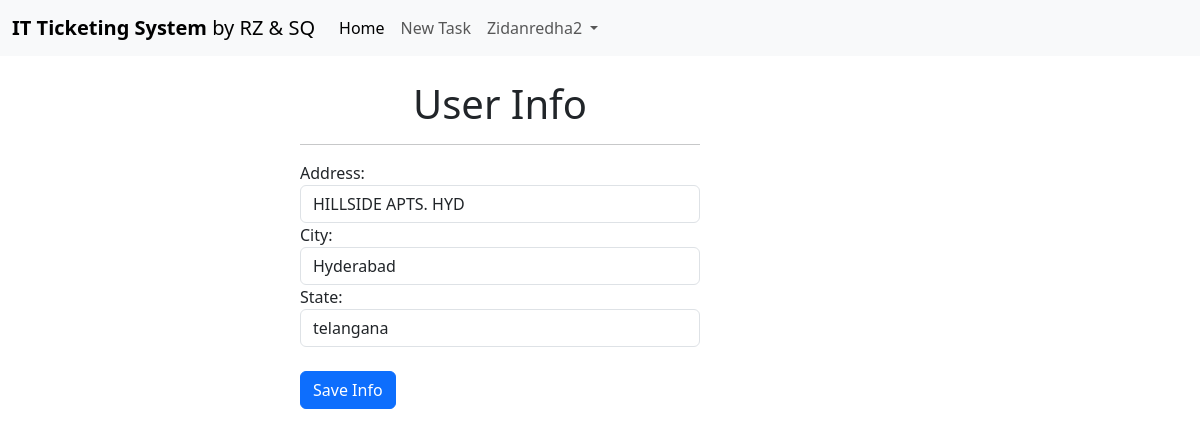
/update_profile/2 (signed in), run on the app's committed database.
### myapp/models.py (models this page shows)
class UserProfile(models.Model):
    user  = models.OneToOneField(User, on_delete=models.CASCADE, null= True)
    Address= models.CharField(max_length=100)
    City = models.CharField(max_length=100)
    State= models.CharField(max_length=100)

### myapp/views.py (the view)
# urls.py: path('update_profile/<int:pk>', views.Update_Profile, name='update_profile'),
def Update_Profile(request, pk):
    if request.user.is_authenticated:
        ProfileDatas= UserProfile.objects.get(id=pk)
        form = UserProfileForm(request.POST or None, instance=ProfileDatas)
        if form.is_valid():
            form.save()
            messages.success(request, 'Profile updated successfully')
            return redirect('profile')
        return render(request, 'Update_Profile.html', {'form': form})
    else:
        messages.success(request, 'Please login to view your profile')
        return redirect('login')

### myapp/forms.py
class UserProfileForm(forms.ModelForm):
    Address = forms.CharField(label='Address', max_length=100, widget=forms.TextInput(attrs={'class':'form-control'}))
    City = forms.CharField(label='City', max_length=100, widget=forms.TextInput(attrs={'class':'form-control'}))
    State = forms.CharField(label='State', max_length=100, widget=forms.TextInput(attrs={'class':'form-control'}))
    class Meta:
        model = UserProfile
        fields = ( 'Address','City', 'State')

### myapp/TEMPLATES/Update_Profile.html (shortened to what this page needs)
{%extends 'Base.html' %}
    {%block content%}
    <div class="col-4 offset-3 "><br>
    <h1 class="text-center">User Info</h1>
    <hr>
    <form action="" method="post">
        {{form}}        <br>
        <button type="submit" class="btn btn-primary">Save Info</button>
    </form>
    </div>
    {%endblock content%}

### myapp/TEMPLATES/Navbar.html (shortened to what this page needs)
<nav class="navbar navbar-expand-lg bg-body-tertiary">
    <div class="container-fluid">
      <a class="navbar-brand" href="{% url 'base' %}"><b>IT Ticketing System</b> by RZ & SQ</a>
      <div class="collapse navbar-collapse" id="navbarSupportedContent">
        <ul class="navbar-nav me-auto mb-2 mb-lg-0">
          {% if request.user.is_authenticated and request.user.is_superuser %}
          <li class="nav-item">
            <a class="nav-link active" aria-current="page" href="{% url 'base' %}">Home</a>
          </li>
          <li class="nav-item">
            <a class="nav-link active" aria-current="page" href="{% url 'mycart' %}">My Tasks</a>
          </li>
          <li class="nav-item">
            <a class="nav-link" href="{% url 'taskdetails' %}">New Task</a>
          </li>
          <li class="nav-item">
            <a class="nav-link" href="{% url 'account' %}">Add Coins</a>
          </li>
          <li class="nav-item dropdown">
            <a class="nav-link dropdown-toggle" href="#" role="button" data-bs-toggle="dropdown" aria-expanded="false">
              {{ request.user.username|capfirst }}
            </a>
            <ul class="dropdown-menu">
              <li><a class="dropdown-item" href="{% url 'profile' %}">Show Profile</a></li>
              <li><a class="dropdown-item" href="{% url 'ChangePassword' %}">Change Password</a></li>
              <li><a class="dropdown-item" href="{% url 'logout' %}">Logout</a></li>
            </ul>
          {% elif request.user.is_authenticated %}
          <li class="nav-item">
            <a class="nav-link active" aria-current="page" href="{% url 'base' %}">Home</a>
          </li>
          <li class="nav-item">
            <a class="nav-link" href="{% url 'taskdetails' %}">New Task</a>
          </li>
          <li class="nav-item dropdown">
            <a class="nav-link dropdown-toggle" href="#" role="button" data-bs-toggle="dropdown" aria-expanded="false">
              {{ request.user.username|capfirst }}
            </a>
          {% endif %}
        </ul>
      </div>
    </div>
  </nav>

### data on the page
UserProfile: Address "HILLSIDE APTS. HYD", City "Hyderabad", State "telangana"

### other printed values
{{ request.user.username|capfirst }} "Zidanredha2"
